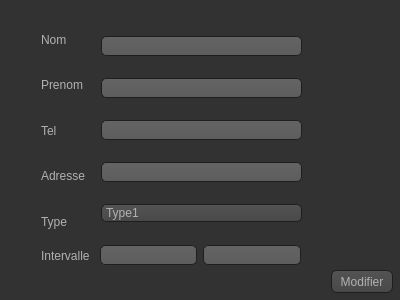
<?xml version="1.0" encoding="UTF-8"?>
<ui version="4.0">
 <class>updatefourn</class>
 <widget class="QWidget" name="updatefourn">
  <property name="geometry">
   <rect>
    <x>0</x>
    <y>0</y>
    <width>400</width>
    <height>300</height>
   </rect>
  </property>
  <property name="windowTitle">
   <string>Form</string>
  </property>
  <property name="styleSheet">
   <string notr="true">QToolTip
{
     border: 1px solid black;
     background-color: #ffa02f;
     padding: 1px;
     border-radius: 3px;
     opacity: 100;
}

QWidget
{
    color: #b1b1b1;
    background-color: #323232;
}

QWidget:item:hover
{
    background-color: QLinearGradient( x1: 0, y1: 0, x2: 0, y2: 1, stop: 0 #ffa02f, stop: 1 #ca0619);
    color: #000000;
}

QWidget:item:selected
{
    background-color: QLinearGradient( x1: 0, y1: 0, x2: 0, y2: 1, stop: 0 #ffa02f, stop: 1 #d7801a);
}

QMenuBar::item
{
    background: transparent;
}

QMenuBar::item:selected
{
    background: transparent;
    border: 1px solid #ffaa00;
}

QMenuBar::item:pressed
{
    background: #444;
    border: 1px solid #000;
    background-color: QLinearGradient(
        x1:0, y1:0,
        x2:0, y2:1,
        stop:1 #212121,
        stop:0.4 #343434/*,
        stop:0.2 #343434,
        stop:0.1 #ffaa00*/
    );
    margin-bottom:-1px;
    padding-bottom:1px;
}

QMenu
{
    border: 1px solid #000;
}

QMenu::item
{
    padding: 2px 20px 2px 20px;
}

QMenu::item:selected
{
    color: #000000;
}

QWidget:disabled
{
    color: #404040;
    background-color: #323232;
}

QAbstractItemView
{
    background-color: QLinearGradient( x1: 0, y1: 0, x2: 0, y2: 1, stop: 0 #4d4d4d, stop: 0.1 #646464, stop: 1 #5d5d5d);
}

QWidget:focus
{
    /*border: 2px solid QLinearGradient( x1: 0, y1: 0, x2: 0, y2: 1, stop: 0 #ffa02f, stop: 1 #d7801a);*/
}

QLineEdit
{
    background-color: QLinearGradient( x1: 0, y1: 0, x2: 0, y2: 1, stop: 0 #4d4d4d, stop: 0 #646464, stop: 1 #5d5d5d);
    padding: 1px;
    border-style: solid;
    border: 1px solid #1e1e1e;
    border-radius: 5;
}

QPushButton
{
    color: #b1b1b1;
    background-color: QLinearGradient( x1: 0, y1: 0, x2: 0, y2: 1, stop: 0 #565656, stop: 0.1 #525252, stop: 0.5 #4e4e4e, stop: 0.9 #4a4a4a, stop: 1 #464646);
    border-width: 1px;
    border-color: #1e1e1e;
    border-style: solid;
    border-radius: 6;
    padding: 3px;
    font-size: 12px;
    padding-left: 5px;
    padding-right: 5px;
}

QPushButton:pressed
{
    background-color: QLinearGradient( x1: 0, y1: 0, x2: 0, y2: 1, stop: 0 #2d2d2d, stop: 0.1 #2b2b2b, stop: 0.5 #292929, stop: 0.9 #282828, stop: 1 #252525);
}

QComboBox
{
    selection-background-color: #ffaa00;
    background-color: QLinearGradient( x1: 0, y1: 0, x2: 0, y2: 1, stop: 0 #565656, stop: 0.1 #525252, stop: 0.5 #4e4e4e, stop: 0.9 #4a4a4a, stop: 1 #464646);
    border-style: solid;
    border: 1px solid #1e1e1e;
    border-radius: 5;
}

QComboBox:hover,QPushButton:hover
{
    border: 2px solid QLinearGradient( x1: 0, y1: 0, x2: 0, y2: 1, stop: 0 #ffa02f, stop: 1 #d7801a);
}


QComboBox:on
{
    padding-top: 3px;
    padding-left: 4px;
    background-color: QLinearGradient( x1: 0, y1: 0, x2: 0, y2: 1, stop: 0 #2d2d2d, stop: 0.1 #2b2b2b, stop: 0.5 #292929, stop: 0.9 #282828, stop: 1 #252525);
    selection-background-color: #ffaa00;
}

QComboBox QAbstractItemView
{
    border: 2px solid darkgray;
    selection-background-color: QLinearGradient( x1: 0, y1: 0, x2: 0, y2: 1, stop: 0 #ffa02f, stop: 1 #d7801a);
}

QComboBox::drop-down
{
     subcontrol-origin: padding;
     subcontrol-position: top right;
     width: 15px;

     border-left-width: 0px;
     border-left-color: darkgray;
     border-left-style: solid; /* just a single line */
     border-top-right-radius: 3px; /* same radius as the QComboBox */
     border-bottom-right-radius: 3px;
 }

QComboBox::down-arrow
{
     image: url(:/down_arrow.png);
}

QGroupBox:focus
{
border: 2px solid QLinearGradient( x1: 0, y1: 0, x2: 0, y2: 1, stop: 0 #ffa02f, stop: 1 #d7801a);
}

QTextEdit:focus
{
    border: 2px solid QLinearGradient( x1: 0, y1: 0, x2: 0, y2: 1, stop: 0 #ffa02f, stop: 1 #d7801a);
}

QScrollBar:horizontal {
     border: 1px solid #222222;
     background: QLinearGradient( x1: 0, y1: 0, x2: 0, y2: 1, stop: 0.0 #121212, stop: 0.2 #282828, stop: 1 #484848);
     height: 7px;
     margin: 0px 16px 0 16px;
}

QScrollBar::handle:horizontal
{
      background: QLinearGradient( x1: 0, y1: 0, x2: 1, y2: 0, stop: 0 #ffa02f, stop: 0.5 #d7801a, stop: 1 #ffa02f);
      min-height: 20px;
      border-radius: 2px;
}

QScrollBar::add-line:horizontal {
      border: 1px solid #1b1b19;
      border-radius: 2px;
      background: QLinearGradient( x1: 0, y1: 0, x2: 1, y2: 0, stop: 0 #ffa02f, stop: 1 #d7801a);
      width: 14px;
      subcontrol-position: right;
      subcontrol-origin: margin;
}

QScrollBar::sub-line:horizontal {
      border: 1px solid #1b1b19;
      border-radius: 2px;
      background: QLinearGradient( x1: 0, y1: 0, x2: 1, y2: 0, stop: 0 #ffa02f, stop: 1 #d7801a);
      width: 14px;
     subcontrol-position: left;
     subcontrol-origin: margin;
}

QScrollBar::right-arrow:horizontal, QScrollBar::left-arrow:horizontal
{
      border: 1px solid black;
      width: 1px;
      height: 1px;
      background: white;
}

QScrollBar::add-page:horizontal, QScrollBar::sub-page:horizontal
{
      background: none;
}

QScrollBar:vertical
{
      background: QLinearGradient( x1: 0, y1: 0, x2: 1, y2: 0, stop: 0.0 #121212, stop: 0.2 #282828, stop: 1 #484848);
      width: 7px;
      margin: 16px 0 16px 0;
      border: 1px solid #222222;
}

QScrollBar::handle:vertical
{
      background: QLinearGradient( x1: 0, y1: 0, x2: 0, y2: 1, stop: 0 #ffa02f, stop: 0.5 #d7801a, stop: 1 #ffa02f);
      min-height: 20px;
      border-radius: 2px;
}

QScrollBar::add-line:vertical
{
      border: 1px solid #1b1b19;
      border-radius: 2px;
      background: QLinearGradient( x1: 0, y1: 0, x2: 0, y2: 1, stop: 0 #ffa02f, stop: 1 #d7801a);
      height: 14px;
      subcontrol-position: bottom;
      subcontrol-origin: margin;
}

QScrollBar::sub-line:vertical
{
      border: 1px solid #1b1b19;
      border-radius: 2px;
      background: QLinearGradient( x1: 0, y1: 0, x2: 0, y2: 1, stop: 0 #d7801a, stop: 1 #ffa02f);
      height: 14px;
      subcontrol-position: top;
      subcontrol-origin: margin;
}

QScrollBar::up-arrow:vertical, QScrollBar::down-arrow:vertical
{
      border: 1px solid black;
      width: 1px;
      height: 1px;
      background: white;
}


QScrollBar::add-page:vertical, QScrollBar::sub-page:vertical
{
      background: none;
}

QTextEdit
{
    background-color: #242424;
}

QPlainTextEdit
{
    background-color: #242424;
}

QHeaderView::section
{
    background-color: QLinearGradient(x1:0, y1:0, x2:0, y2:1, stop:0 #616161, stop: 0.5 #505050, stop: 0.6 #434343, stop:1 #656565);
    color: white;
    padding-left: 4px;
    border: 1px solid #6c6c6c;
}

QCheckBox:disabled
{
color: #414141;
}

QDockWidget::title
{
    text-align: center;
    spacing: 3px; /* spacing between items in the tool bar */
    background-color: QLinearGradient(x1:0, y1:0, x2:0, y2:1, stop:0 #323232, stop: 0.5 #242424, stop:1 #323232);
}

QDockWidget::close-button, QDockWidget::float-button
{
    text-align: center;
    spacing: 1px; /* spacing between items in the tool bar */
    background-color: QLinearGradient(x1:0, y1:0, x2:0, y2:1, stop:0 #323232, stop: 0.5 #242424, stop:1 #323232);
}

QDockWidget::close-button:hover, QDockWidget::float-button:hover
{
    background: #242424;
}

QDockWidget::close-button:pressed, QDockWidget::float-button:pressed
{
    padding: 1px -1px -1px 1px;
}

QMainWindow::separator
{
    background-color: QLinearGradient(x1:0, y1:0, x2:0, y2:1, stop:0 #161616, stop: 0.5 #151515, stop: 0.6 #212121, stop:1 #343434);
    color: white;
    padding-left: 4px;
    border: 1px solid #4c4c4c;
    spacing: 3px; /* spacing between items in the tool bar */
}

QMainWindow::separator:hover
{

    background-color: QLinearGradient(x1:0, y1:0, x2:0, y2:1, stop:0 #d7801a, stop:0.5 #b56c17 stop:1 #ffa02f);
    color: white;
    padding-left: 4px;
    border: 1px solid #6c6c6c;
    spacing: 3px; /* spacing between items in the tool bar */
}

QToolBar::handle
{
     spacing: 3px; /* spacing between items in the tool bar */
     background: url(:/images/handle.png);
}

QMenu::separator
{
    height: 2px;
    background-color: QLinearGradient(x1:0, y1:0, x2:0, y2:1, stop:0 #161616, stop: 0.5 #151515, stop: 0.6 #212121, stop:1 #343434);
    color: white;
    padding-left: 4px;
    margin-left: 10px;
    margin-right: 5px;
}

QProgressBar
{
    border: 2px solid grey;
    border-radius: 5px;
    text-align: center;
}

QProgressBar::chunk
{
    background-color: #d7801a;
    width: 2.15px;
    margin: 0.5px;
}

QTabBar::tab {
    color: #b1b1b1;
    border: 1px solid #444;
    border-bottom-style: none;
    background-color: #323232;
    padding-left: 10px;
    padding-right: 10px;
    padding-top: 3px;
    padding-bottom: 2px;
    margin-right: -1px;
}

QTabWidget::pane {
    border: 1px solid #444;
    top: 1px;
}

QTabBar::tab:last
{
    margin-right: 0; /* the last selected tab has nothing to overlap with on the right */
    border-top-right-radius: 3px;
}

QTabBar::tab:first:!selected
{
 margin-left: 0px; /* the last selected tab has nothing to overlap with on the right */


    border-top-left-radius: 3px;
}

QTabBar::tab:!selected
{
    color: #b1b1b1;
    border-bottom-style: solid;
    margin-top: 3px;
    background-color: QLinearGradient(x1:0, y1:0, x2:0, y2:1, stop:1 #212121, stop:.4 #343434);
}

QTabBar::tab:selected
{
    border-top-left-radius: 3px;
    border-top-right-radius: 3px;
    margin-bottom: 0px;
}

QTabBar::tab:!selected:hover
{
    /*border-top: 2px solid #ffaa00;
    padding-bottom: 3px;*/
    border-top-left-radius: 3px;
    border-top-right-radius: 3px;
    background-color: QLinearGradient(x1:0, y1:0, x2:0, y2:1, stop:1 #212121, stop:0.4 #343434, stop:0.2 #343434, stop:0.1 #ffaa00);
}

QRadioButton::indicator:checked, QRadioButton::indicator:unchecked{
    color: #b1b1b1;
    background-color: #323232;
    border: 1px solid #b1b1b1;
    border-radius: 6px;
}

QRadioButton::indicator:checked
{
    background-color: qradialgradient(
        cx: 0.5, cy: 0.5,
        fx: 0.5, fy: 0.5,
        radius: 1.0,
        stop: 0.25 #ffaa00,
        stop: 0.3 #323232
    );
}

QCheckBox::indicator{
    color: #b1b1b1;
    background-color: #323232;
    border: 1px solid #b1b1b1;
    width: 9px;
    height: 9px;
}

QRadioButton::indicator
{
    border-radius: 6px;
}

QRadioButton::indicator:hover, QCheckBox::indicator:hover
{
    border: 1px solid #ffaa00;
}

QCheckBox::indicator:checked
{
    image:url(:/images/checkbox.png);
}

QCheckBox::indicator:disabled, QRadioButton::indicator:disabled
{
    border: 1px solid #444;
}</string>
  </property>
  <widget class="QWidget" name="horizontalLayoutWidget_2">
   <property name="geometry">
    <rect>
     <x>41</x>
     <y>240</y>
     <width>49</width>
     <height>31</height>
    </rect>
   </property>
   <layout class="QHBoxLayout" name="horizontalLayout_3">
    <item>
     <widget class="QLabel" name="label_3">
      <property name="text">
       <string>Intervalle</string>
      </property>
     </widget>
    </item>
   </layout>
  </widget>
  <widget class="QWidget" name="layoutWidget">
   <property name="geometry">
    <rect>
     <x>41</x>
     <y>20</y>
     <width>45</width>
     <height>221</height>
    </rect>
   </property>
   <layout class="QVBoxLayout" name="verticalLayout">
    <item>
     <widget class="QLabel" name="label_4">
      <property name="text">
       <string>Nom</string>
      </property>
     </widget>
    </item>
    <item>
     <widget class="QLabel" name="label">
      <property name="text">
       <string>Prenom</string>
      </property>
     </widget>
    </item>
    <item>
     <widget class="QLabel" name="label_2">
      <property name="text">
       <string>Tel</string>
      </property>
     </widget>
    </item>
    <item>
     <widget class="QLabel" name="label_5">
      <property name="text">
       <string>Adresse</string>
      </property>
     </widget>
    </item>
    <item>
     <widget class="QLabel" name="label_6">
      <property name="text">
       <string>Type</string>
      </property>
     </widget>
    </item>
   </layout>
  </widget>
  <widget class="QWidget" name="layoutWidget_2">
   <property name="geometry">
    <rect>
     <x>101</x>
     <y>20</y>
     <width>201</width>
     <height>221</height>
    </rect>
   </property>
   <layout class="QVBoxLayout" name="verticalLayout_2">
    <item>
     <widget class="QLineEdit" name="Nom"/>
    </item>
    <item>
     <widget class="QLineEdit" name="Prenom"/>
    </item>
    <item>
     <widget class="QLineEdit" name="Tel"/>
    </item>
    <item>
     <widget class="QLineEdit" name="Adresse"/>
    </item>
    <item>
     <widget class="QComboBox" name="Type">
      <item>
       <property name="text">
        <string>Type1</string>
       </property>
      </item>
      <item>
       <property name="text">
        <string>Type2</string>
       </property>
      </item>
      <item>
       <property name="text">
        <string>Type3</string>
       </property>
      </item>
     </widget>
    </item>
   </layout>
  </widget>
  <widget class="QWidget" name="horizontalLayoutWidget">
   <property name="geometry">
    <rect>
     <x>100</x>
     <y>240</y>
     <width>201</width>
     <height>31</height>
    </rect>
   </property>
   <layout class="QHBoxLayout" name="horizontalLayout_2">
    <item>
     <widget class="QLineEdit" name="inter1"/>
    </item>
    <item>
     <widget class="QLineEdit" name="inter2">
      <property name="text">
       <string/>
      </property>
     </widget>
    </item>
   </layout>
  </widget>
  <widget class="QPushButton" name="modifier">
   <property name="geometry">
    <rect>
     <x>331</x>
     <y>270</y>
     <width>62</width>
     <height>23</height>
    </rect>
   </property>
   <property name="text">
    <string>Modifier</string>
   </property>
  </widget>
  <widget class="QLabel" name="label_7">
   <property name="geometry">
    <rect>
     <x>101</x>
     <y>280</y>
     <width>201</width>
     <height>16</height>
    </rect>
   </property>
   <property name="styleSheet">
    <string notr="true">color: red</string>
   </property>
   <property name="text">
    <string/>
   </property>
  </widget>
  <widget class="QLabel" name="ERROR">
   <property name="geometry">
    <rect>
     <x>131</x>
     <y>280</y>
     <width>131</width>
     <height>16</height>
    </rect>
   </property>
   <property name="styleSheet">
    <string notr="true">color: red;</string>
   </property>
   <property name="text">
    <string/>
   </property>
  </widget>
 </widget>
 <resources/>
 <connections/>
</ui>
